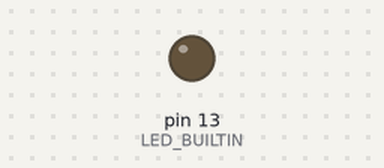
This sketch was run on a simulated Arduino Uno, built with avr-gcc and run on an emulated ATmega328P. Shown: output pins drawn as LEDs (lit = HIGH).

Above: at 0.5 s.
At 61.3 s:
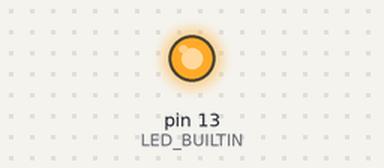
Timing chart, 0 to 62.7 s (numbered marks = the images above):
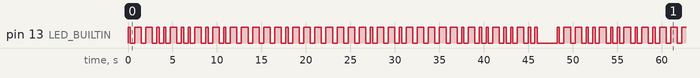

Measured:
- by itself, pin 13 (LED_BUILTIN): moves between LOW and HIGH, repeating every 48.3 s
- by itself, everything shown: repeats every 48.3 s, in 88 steps

The sketch:

hi-esptool.ino
```cpp
void setup() {
  pinMode(LED_BUILTIN, OUTPUT);
}

const uint8_t data[] = {0b100,0b1,0b1011,0b0101,0b000,0b00,0b1,0b0,0b000,0b00,0b0100,0b100,0b000,0b101,0b1011,0b011};
const uint8_t len[] = {3, 1, 4, 4, 3, 2, 1, 1, 3, 2, 4, 3, 3, 3, 4, 3};
const int flag_len = 16;

const int unit_delay = 250;
void dot() {
  Serial.print(".");
  digitalWrite(LED_BUILTIN, HIGH);
  delay(unit_delay);
  digitalWrite(LED_BUILTIN, LOW);
  delay(unit_delay);
}

void dash() {
  Serial.print("-");
  digitalWrite(LED_BUILTIN, HIGH);
  delay(unit_delay * 3);
  digitalWrite(LED_BUILTIN, LOW);
  delay(unit_delay);
}

void write_flag() {
  for (int i = 0; i < flag_len; i++) {
    int mask = 1 << (len[i] - 1);
    while (mask) {
      if (data[i] & mask) {
        dot();
      } else {
        dash();
      }
      delay(unit_delay);
      mask >>= 1;
    }
  }
}

void loop() {
  write_flag();
  delay(unit_delay * 7);
}
```
